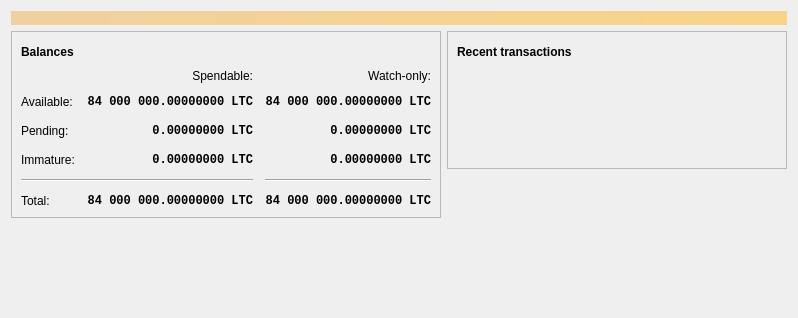
<?xml version="1.0" encoding="UTF-8"?>
<ui version="4.0">
 <class>OverviewPage</class>
 <widget class="QWidget" name="OverviewPage">
  <property name="geometry">
   <rect>
    <x>0</x>
    <y>0</y>
    <width>798</width>
    <height>318</height>
   </rect>
  </property>
  <property name="windowTitle">
   <string>Form</string>
  </property>
  <layout class="QVBoxLayout" name="topLayout">
   <item>
    <widget class="QLabel" name="labelAlerts">
     <property name="visible">
      <bool>false</bool>
     </property>
     <property name="styleSheet">
      <string notr="true">QLabel { background-color: qlineargradient(x1: 0, y1: 0, x2: 1, y2: 0, stop:0 #F0D0A0, stop:1 #F8D488); color:#000000; }</string>
     </property>
     <property name="wordWrap">
      <bool>true</bool>
     </property>
     <property name="margin">
      <number>3</number>
     </property>
     <property name="textInteractionFlags">
      <set>Qt::TextSelectableByMouse</set>
     </property>
    </widget>
   </item>
   <item>
    <layout class="QHBoxLayout" name="horizontalLayout" stretch="1,1">
     <item>
      <layout class="QVBoxLayout" name="verticalLayout_2">
       <item>
        <widget class="QFrame" name="frame">
         <property name="frameShape">
          <enum>QFrame::StyledPanel</enum>
         </property>
         <property name="frameShadow">
          <enum>QFrame::Raised</enum>
         </property>
         <layout class="QVBoxLayout" name="verticalLayout_4">
          <item>
           <layout class="QHBoxLayout" name="horizontalLayout_4">
            <item>
             <widget class="QLabel" name="label_5">
              <property name="font">
               <font>
                <weight>75</weight>
                <bold>true</bold>
               </font>
              </property>
              <property name="text">
               <string>Balances</string>
              </property>
             </widget>
            </item>
            <item>
             <widget class="QPushButton" name="labelWalletStatus">
              <property name="enabled">
               <bool>true</bool>
              </property>
              <property name="maximumSize">
               <size>
                <width>30</width>
                <height>16777215</height>
               </size>
              </property>
              <property name="toolTip">
               <string>The displayed information may be out of date. Your wallet automatically synchronizes with the Catcoin network after a connection is established, but this process has not completed yet.</string>
              </property>
              <property name="text">
               <string/>
              </property>
              <property name="icon">
               <iconset resource="../bitcoin.qrc">
                <normaloff>:/icons/warning</normaloff>
                <disabledoff>:/icons/warning</disabledoff>:/icons/warning</iconset>
              </property>
              <property name="iconSize">
               <size>
                <width>24</width>
                <height>24</height>
               </size>
              </property>
              <property name="flat">
               <bool>true</bool>
              </property>
             </widget>
            </item>
            <item>
             <spacer name="horizontalSpacer_3">
              <property name="orientation">
               <enum>Qt::Horizontal</enum>
              </property>
              <property name="sizeHint" stdset="0">
               <size>
                <width>40</width>
                <height>20</height>
               </size>
              </property>
             </spacer>
            </item>
           </layout>
          </item>
          <item>
           <layout class="QGridLayout" name="gridLayout">
            <property name="spacing">
             <number>12</number>
            </property>
            <item row="2" column="2">
             <widget class="QLabel" name="labelWatchPending">
              <property name="font">
               <font>
                <family>Monospace</family>
                <weight>75</weight>
                <bold>true</bold>
               </font>
              </property>
              <property name="cursor">
               <cursorShape>IBeamCursor</cursorShape>
              </property>
              <property name="toolTip">
               <string>Unconfirmed transactions to watch-only addresses</string>
              </property>
              <property name="text">
               <string notr="true">0.00000000 LTC</string>
              </property>
              <property name="alignment">
               <set>Qt::AlignRight|Qt::AlignTrailing|Qt::AlignVCenter</set>
              </property>
              <property name="textInteractionFlags">
               <set>Qt::LinksAccessibleByMouse|Qt::TextSelectableByKeyboard|Qt::TextSelectableByMouse</set>
              </property>
             </widget>
            </item>
            <item row="2" column="1">
             <widget class="QLabel" name="labelUnconfirmed">
              <property name="font">
               <font>
                <family>Monospace</family>
                <weight>75</weight>
                <bold>true</bold>
               </font>
              </property>
              <property name="cursor">
               <cursorShape>IBeamCursor</cursorShape>
              </property>
              <property name="toolTip">
               <string>Total of transactions that have yet to be confirmed, and do not yet count toward the spendable balance</string>
              </property>
              <property name="text">
               <string notr="true">0.00000000 LTC</string>
              </property>
              <property name="alignment">
               <set>Qt::AlignRight|Qt::AlignTrailing|Qt::AlignVCenter</set>
              </property>
              <property name="textInteractionFlags">
               <set>Qt::LinksAccessibleByMouse|Qt::TextSelectableByKeyboard|Qt::TextSelectableByMouse</set>
              </property>
             </widget>
            </item>
            <item row="3" column="2">
             <widget class="QLabel" name="labelWatchImmature">
              <property name="font">
               <font>
                <family>Monospace</family>
                <weight>75</weight>
                <bold>true</bold>
               </font>
              </property>
              <property name="cursor">
               <cursorShape>IBeamCursor</cursorShape>
              </property>
              <property name="toolTip">
               <string>Mined balance in watch-only addresses that has not yet matured</string>
              </property>
              <property name="text">
               <string notr="true">0.00000000 LTC</string>
              </property>
              <property name="alignment">
               <set>Qt::AlignRight|Qt::AlignTrailing|Qt::AlignVCenter</set>
              </property>
              <property name="textInteractionFlags">
               <set>Qt::LinksAccessibleByMouse|Qt::TextSelectableByKeyboard|Qt::TextSelectableByMouse</set>
              </property>
             </widget>
            </item>
            <item row="4" column="0" colspan="2">
             <widget class="Line" name="line">
              <property name="orientation">
               <enum>Qt::Horizontal</enum>
              </property>
             </widget>
            </item>
            <item row="4" column="2">
             <widget class="Line" name="lineWatchBalance">
              <property name="sizePolicy">
               <sizepolicy hsizetype="Preferred" vsizetype="Fixed">
                <horstretch>0</horstretch>
                <verstretch>0</verstretch>
               </sizepolicy>
              </property>
              <property name="minimumSize">
               <size>
                <width>140</width>
                <height>0</height>
               </size>
              </property>
              <property name="orientation">
               <enum>Qt::Horizontal</enum>
              </property>
             </widget>
            </item>
            <item row="5" column="0">
             <widget class="QLabel" name="labelTotalText">
              <property name="text">
               <string>Total:</string>
              </property>
             </widget>
            </item>
            <item row="3" column="1">
             <widget class="QLabel" name="labelImmature">
              <property name="font">
               <font>
                <family>Monospace</family>
                <weight>75</weight>
                <bold>true</bold>
               </font>
              </property>
              <property name="cursor">
               <cursorShape>IBeamCursor</cursorShape>
              </property>
              <property name="toolTip">
               <string>Mined balance that has not yet matured</string>
              </property>
              <property name="text">
               <string notr="true">0.00000000 LTC</string>
              </property>
              <property name="alignment">
               <set>Qt::AlignRight|Qt::AlignTrailing|Qt::AlignVCenter</set>
              </property>
              <property name="textInteractionFlags">
               <set>Qt::LinksAccessibleByMouse|Qt::TextSelectableByKeyboard|Qt::TextSelectableByMouse</set>
              </property>
             </widget>
            </item>
            <item row="2" column="3">
             <spacer name="horizontalSpacer_2">
              <property name="orientation">
               <enum>Qt::Horizontal</enum>
              </property>
              <property name="sizeHint" stdset="0">
               <size>
                <width>40</width>
                <height>20</height>
               </size>
              </property>
             </spacer>
            </item>
            <item row="3" column="0">
             <widget class="QLabel" name="labelImmatureText">
              <property name="text">
               <string>Immature:</string>
              </property>
             </widget>
            </item>
            <item row="5" column="1">
             <widget class="QLabel" name="labelTotal">
              <property name="font">
               <font>
                <family>Monospace</family>
                <weight>75</weight>
                <bold>true</bold>
               </font>
              </property>
              <property name="cursor">
               <cursorShape>IBeamCursor</cursorShape>
              </property>
              <property name="toolTip">
               <string>Your current total balance</string>
              </property>
              <property name="text">
               <string notr="true">84 000 000.00000000 LTC</string>
              </property>
              <property name="alignment">
               <set>Qt::AlignRight|Qt::AlignTrailing|Qt::AlignVCenter</set>
              </property>
              <property name="textInteractionFlags">
               <set>Qt::LinksAccessibleByMouse|Qt::TextSelectableByKeyboard|Qt::TextSelectableByMouse</set>
              </property>
             </widget>
            </item>
            <item row="5" column="2">
             <widget class="QLabel" name="labelWatchTotal">
              <property name="font">
               <font>
                <family>Monospace</family>
                <weight>75</weight>
                <bold>true</bold>
               </font>
              </property>
              <property name="cursor">
               <cursorShape>IBeamCursor</cursorShape>
              </property>
              <property name="toolTip">
               <string>Current total balance in watch-only addresses</string>
              </property>
              <property name="text">
               <string notr="true">84 000 000.00000000 LTC</string>
              </property>
              <property name="alignment">
               <set>Qt::AlignRight|Qt::AlignTrailing|Qt::AlignVCenter</set>
              </property>
              <property name="textInteractionFlags">
               <set>Qt::LinksAccessibleByMouse|Qt::TextSelectableByKeyboard|Qt::TextSelectableByMouse</set>
              </property>
             </widget>
            </item>
            <item row="0" column="2">
             <widget class="QLabel" name="labelWatchonly">
              <property name="text">
               <string>Watch-only:</string>
              </property>
              <property name="alignment">
               <set>Qt::AlignRight|Qt::AlignTrailing|Qt::AlignVCenter</set>
              </property>
             </widget>
            </item>
            <item row="1" column="0">
             <widget class="QLabel" name="labelBalanceText">
              <property name="text">
               <string>Available:</string>
              </property>
             </widget>
            </item>
            <item row="1" column="1">
             <widget class="QLabel" name="labelBalance">
              <property name="font">
               <font>
                <family>Monospace</family>
                <weight>75</weight>
                <bold>true</bold>
               </font>
              </property>
              <property name="cursor">
               <cursorShape>IBeamCursor</cursorShape>
              </property>
              <property name="toolTip">
               <string>Your current spendable balance</string>
              </property>
              <property name="text">
               <string notr="true">84 000 000.00000000 LTC</string>
              </property>
              <property name="alignment">
               <set>Qt::AlignRight|Qt::AlignTrailing|Qt::AlignVCenter</set>
              </property>
              <property name="textInteractionFlags">
               <set>Qt::LinksAccessibleByMouse|Qt::TextSelectableByKeyboard|Qt::TextSelectableByMouse</set>
              </property>
             </widget>
            </item>
            <item row="1" column="2">
             <widget class="QLabel" name="labelWatchAvailable">
              <property name="font">
               <font>
                <family>Monospace</family>
                <weight>75</weight>
                <bold>true</bold>
               </font>
              </property>
              <property name="cursor">
               <cursorShape>IBeamCursor</cursorShape>
              </property>
              <property name="toolTip">
               <string>Your current balance in watch-only addresses</string>
              </property>
              <property name="text">
               <string notr="true">84 000 000.00000000 LTC</string>
              </property>
              <property name="alignment">
               <set>Qt::AlignRight|Qt::AlignTrailing|Qt::AlignVCenter</set>
              </property>
              <property name="textInteractionFlags">
               <set>Qt::LinksAccessibleByMouse|Qt::TextSelectableByKeyboard|Qt::TextSelectableByMouse</set>
              </property>
             </widget>
            </item>
            <item row="2" column="0">
             <widget class="QLabel" name="labelPendingText">
              <property name="text">
               <string>Pending:</string>
              </property>
             </widget>
            </item>
            <item row="0" column="1">
             <widget class="QLabel" name="labelSpendable">
              <property name="text">
               <string>Spendable:</string>
              </property>
              <property name="alignment">
               <set>Qt::AlignRight|Qt::AlignTrailing|Qt::AlignVCenter</set>
              </property>
             </widget>
            </item>
           </layout>
          </item>
         </layout>
        </widget>
       </item>
       <item>
        <spacer name="verticalSpacer">
         <property name="orientation">
          <enum>Qt::Vertical</enum>
         </property>
         <property name="sizeHint" stdset="0">
          <size>
           <width>20</width>
           <height>40</height>
          </size>
         </property>
        </spacer>
       </item>
      </layout>
     </item>
     <item>
      <layout class="QVBoxLayout" name="verticalLayout_3">
       <item>
        <widget class="QFrame" name="frame_2">
         <property name="frameShape">
          <enum>QFrame::StyledPanel</enum>
         </property>
         <property name="frameShadow">
          <enum>QFrame::Raised</enum>
         </property>
         <layout class="QVBoxLayout" name="verticalLayout">
          <item>
           <layout class="QHBoxLayout" name="horizontalLayout_2">
            <item>
             <widget class="QLabel" name="label_4">
              <property name="font">
               <font>
                <weight>75</weight>
                <bold>true</bold>
               </font>
              </property>
              <property name="text">
               <string>Recent transactions</string>
              </property>
             </widget>
            </item>
            <item>
             <widget class="QPushButton" name="labelTransactionsStatus">
              <property name="enabled">
               <bool>true</bool>
              </property>
              <property name="maximumSize">
               <size>
                <width>30</width>
                <height>16777215</height>
               </size>
              </property>
              <property name="toolTip">
               <string>The displayed information may be out of date. Your wallet automatically synchronizes with the Catcoin network after a connection is established, but this process has not completed yet.</string>
              </property>
              <property name="text">
               <string/>
              </property>
              <property name="icon">
               <iconset resource="../bitcoin.qrc">
                <normaloff>:/icons/warning</normaloff>
                <disabledoff>:/icons/warning</disabledoff>:/icons/warning</iconset>
              </property>
              <property name="iconSize">
               <size>
                <width>24</width>
                <height>24</height>
               </size>
              </property>
              <property name="flat">
               <bool>true</bool>
              </property>
             </widget>
            </item>
            <item>
             <spacer name="horizontalSpacer">
              <property name="orientation">
               <enum>Qt::Horizontal</enum>
              </property>
              <property name="sizeHint" stdset="0">
               <size>
                <width>40</width>
                <height>20</height>
               </size>
              </property>
             </spacer>
            </item>
           </layout>
          </item>
          <item>
           <widget class="TransactionOverviewWidget" name="listTransactions">
            <property name="styleSheet">
             <string notr="true">QListView { background: transparent; }</string>
            </property>
            <property name="frameShape">
             <enum>QFrame::NoFrame</enum>
            </property>
            <property name="verticalScrollBarPolicy">
             <enum>Qt::ScrollBarAlwaysOff</enum>
            </property>
            <property name="horizontalScrollBarPolicy">
             <enum>Qt::ScrollBarAlwaysOff</enum>
            </property>
            <property name="sizeAdjustPolicy">
             <enum>QAbstractScrollArea::AdjustToContents</enum>
            </property>
            <property name="selectionMode">
             <enum>QAbstractItemView::NoSelection</enum>
            </property>
            <property name="uniformItemSizes">
             <bool>true</bool>
            </property>
           </widget>
          </item>
         </layout>
        </widget>
       </item>
       <item>
        <spacer name="verticalSpacer_2">
         <property name="orientation">
          <enum>Qt::Vertical</enum>
         </property>
         <property name="sizeHint" stdset="0">
          <size>
           <width>20</width>
           <height>40</height>
          </size>
         </property>
        </spacer>
       </item>
      </layout>
     </item>
    </layout>
   </item>
  </layout>
 </widget>
 <customwidgets>
  <customwidget>
   <class>TransactionOverviewWidget</class>
   <extends>QListView</extends>
   <header>qt/transactionoverviewwidget.h</header>
  </customwidget>
 </customwidgets>
 <resources/>
 <connections/>
</ui>
